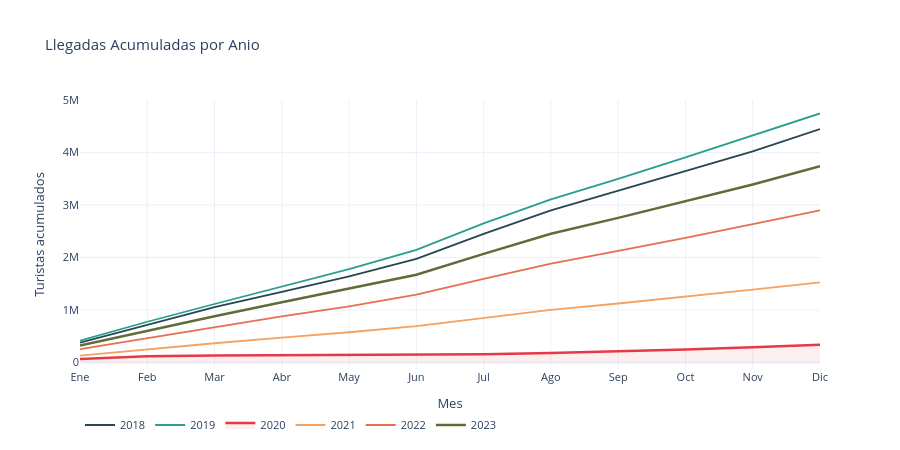

The cell this chart's notebook holds for it:
### Markdown cell above
## 4. Llegadas acumuladas por anio (interactivo)

### Code cell
acumulado = df.groupby(['anio', 'mes'])['llegadas'].sum().reset_index()
acumulado = acumulado.sort_values(['anio', 'mes'])
acumulado['acumulado'] = acumulado.groupby('anio')['llegadas'].cumsum()
acumulado['mes_nombre'] = acumulado['mes'].map(
    dict(zip(range(1,13), ['Ene','Feb','Mar','Abr','May','Jun','Jul','Ago','Sep','Oct','Nov','Dic']))
)

colores_anio = {
    2018: '#264653', 2019: '#2a9d8f', 2020: '#e63946',
    2021: '#f4a261', 2022: '#e76f51', 2023: '#606c38'
}

fig_acum = go.Figure()
for anio in sorted(acumulado['anio'].unique()):
    sub = acumulado[acumulado['anio'] == anio]
    fig_acum.add_trace(go.Scatter(
        x=sub['mes'], y=sub['acumulado'],
        mode='lines', name=str(anio),
        line=dict(color=colores_anio[anio], width=2.5 if anio in [2020, 2023] else 1.8),
        fill='tozeroy' if anio == 2020 else None,
        fillcolor='rgba(230,57,70,0.08)' if anio == 2020 else None,
        hovertemplate=f'{anio} - ' + '%{text}: %{y:,.0f}<extra></extra>',
        text=sub['mes_nombre']
    ))

fig_acum.update_layout(
    title='Llegadas Acumuladas por Anio',
    xaxis=dict(title='Mes', tickvals=list(range(1,13)),
               ticktext=['Ene','Feb','Mar','Abr','May','Jun','Jul','Ago','Sep','Oct','Nov','Dic']),
    yaxis_title='Turistas acumulados',
    template='plotly_white',
    height=450,
    legend=dict(orientation='h', y=-0.15),
    font_size=11
)
fig_acum.show()

### Figure 1 — Plotly figure (JSON) as saved in the notebook; plotly's stock layout.template omitted (floating-point values rounded to 4 significant figures)
{"data": [{"hovertemplate": "2018 - %{text}: %{y:,.0f}<extra></extra>", "line": {"color": "#264653", "width": 1.8}, "mode": "lines", "name": "2018", "text": ["Ene", "Feb", "Mar", "Abr", "May", "Jun", "Jul", "Ago", "Sep", "Oct", "Nov", "Dic"], "type": "scatter", "x": [1, 2, 3, 4, 5, 6, 7, 8, 9, 10, 11, 12], "y": [377000, 708975, 1055393, 1347412, 1640495, 1973215, 2449564, 2898346, 3270191, 3637110, 4023202, 4446059]}, {"hovertemplate": "2019 - %{text}: %{y:,.0f}<extra></extra>", "line": {"color": "#2a9d8f", "width": 1.8}, "mode": "lines", "name": "2019", "text": ["Ene", "Feb", "Mar", "Abr", "May", "Jun", "Jul", "Ago", "Sep", "Oct", "Nov", "Dic"], "type": "scatter", "x": [1, 2, 3, 4, 5, 6, 7, 8, 9, 10, 11, 12], "y": [417526, 775921, 1114295, 1453053, 1777356, 2146870, 2650406, 3107615, 3499867, 3908392, 4324504, 4745491]}, {"fill": "tozeroy", "fillcolor": "rgba(230,57,70,0.08)", "hovertemplate": "2020 - %{text}: %{y:,.0f}<extra></extra>", "line": {"color": "#e63946", "width": 2.5}, "mode": "lines", "name": "2020", "text": ["Ene", "Feb", "Mar", "Abr", "May", "Jun", "Jul", "Ago", "Sep", "Oct", "Nov", "Dic"], "type": "scatter", "x": [1, 2, 3, 4, 5, 6, 7, 8, 9, 10, 11, 12], "y": [65634, 116892, 134829, 137667, 140392, 145284, 157517, 181160, 211523, 248973, 290932, 337367]}, {"hovertemplate": "2021 - %{text}: %{y:,.0f}<extra></extra>", "line": {"color": "#f4a261", "width": 1.8}, "mode": "lines", "name": "2021", "text": ["Ene", "Feb", "Mar", "Abr", "May", "Jun", "Jul", "Ago", "Sep", "Oct", "Nov", "Dic"], "type": "scatter", "x": [1, 2, 3, 4, 5, 6, 7, 8, 9, 10, 11, 12], "y": [131892, 251988, 366361, 474776, 575848, 693438, 853284, 1001634, 1124023, 1252685, 1387858, 1525398]}, {"hovertemplate": "2022 - %{text}: %{y:,.0f}<extra></extra>", "line": {"color": "#e76f51", "width": 1.8}, "mode": "lines", "name": "2022", "text": ["Ene", "Feb", "Mar", "Abr", "May", "Jun", "Jul", "Ago", "Sep", "Oct", "Nov", "Dic"], "type": "scatter", "x": [1, 2, 3, 4, 5, 6, 7, 8, 9, 10, 11, 12], "y": [252848, 465650, 677064, 877854, 1070892, 1292214, 1592777, 1884654, 2127775, 2373342, 2634952, 2897410]}, {"hovertemplate": "2023 - %{text}: %{y:,.0f}<extra></extra>", "line": {"color": "#606c38", "width": 2.5}, "mode": "lines", "name": "2023", "text": ["Ene", "Feb", "Mar", "Abr", "May", "Jun", "Jul", "Ago", "Sep", "Oct", "Nov", "Dic"], "type": "scatter", "x": [1, 2, 3, 4, 5, 6, 7, 8, 9, 10, 11, 12], "y": [321281, 605516, 881509, 1146811, 1406665, 1672841, 2070613, 2452265, 2755314, 3067713, 3391845, 3738596]}], "layout": {"font": {"size": 11}, "height": 450, "legend": {"orientation": "h", "y": -0.15}, "title": {"text": "Llegadas Acumuladas por Anio"}, "xaxis": {"ticktext": ["Ene", "Feb", "Mar", "Abr", "May", "Jun", "Jul", "Ago", "Sep", "Oct", "Nov", "Dic"], "tickvals": [1, 2, 3, 4, 5, 6, 7, 8, 9, 10, 11, 12], "title": {"text": "Mes"}}, "yaxis": {"title": {"text": "Turistas acumulados"}}}}
